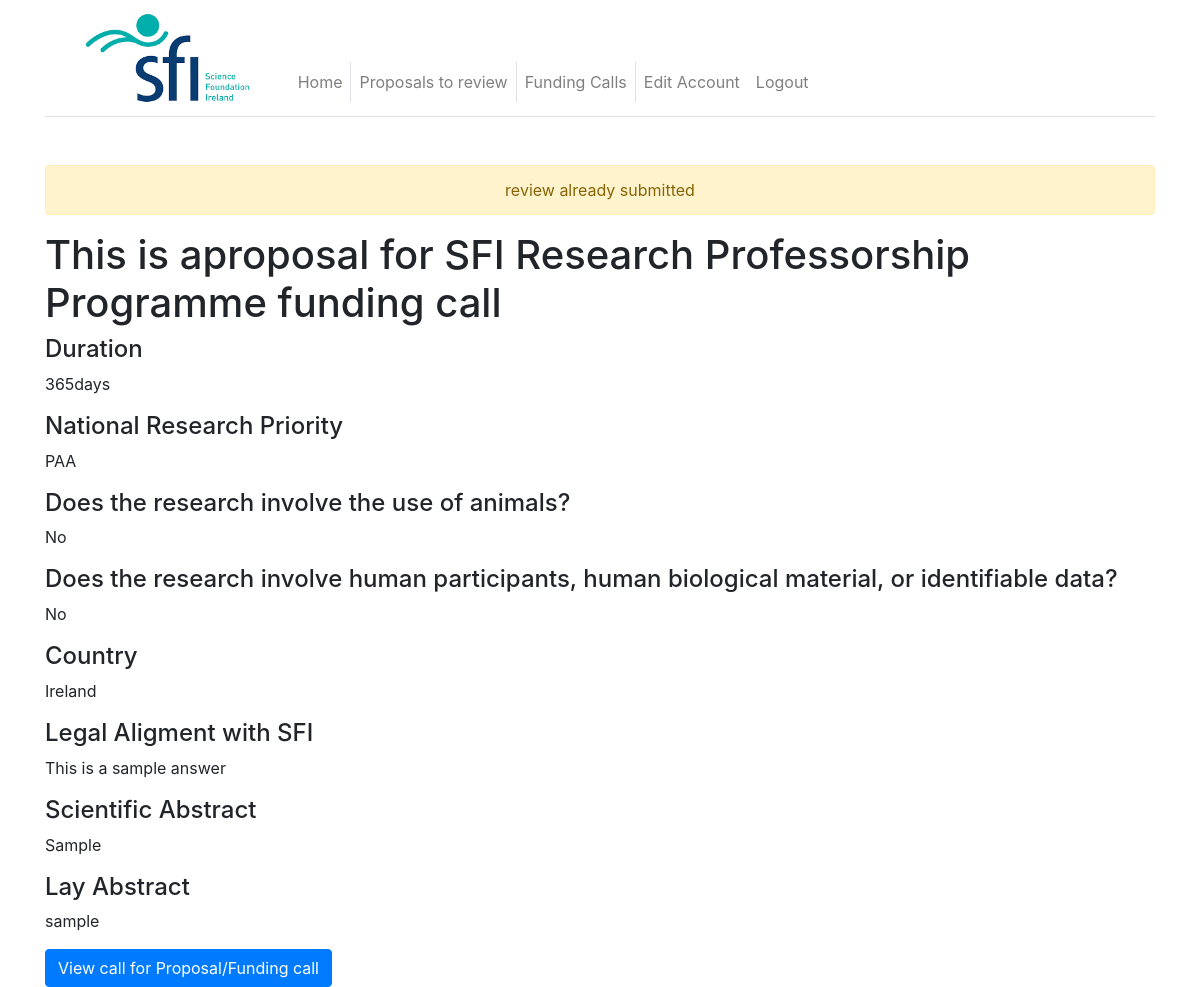
Page /applications/1 (signed in) on the committed database.
### app/models.py (models this page shows, shortened)
class GrantApplications(db.Model):
    id = db.Column(db.Integer, primary_key=True)
    user_id = db.Column(db.Integer, db.ForeignKey("user.id"))
    call_id = db.Column(db.Integer, db.ForeignKey("funding_call.id"))
    title = db.Column(db.Text)
    duration = db.Column(db.Text)
    nrp = db.Column(db.Text)
    ethical_q1 = db.Column(db.String)
    ethical_q2 = db.Column(db.String)
    country = db.Column(db.Text)
    coapps = db.Column(db.Text)
    collabs = db.Column(db.Text)
    legal_align = db.Column(db.Text)
    sci_abstract = db.Column(db.Text)
    lay_abstract = db.Column(db.Text)
    is_draft = db.Column(db.Boolean, default=False)
    is_pending = db.Column(db.Boolean, default=False)
    is_awarded = db.Column(db.Boolean,default=False)
    attachment = db.relationship("GrantApplicationAttachment")

### app/routes.py (the view)
@app.route("/applications/<grant_id>", methods=["GET", "POST"])
def view_application(grant_id):
    grant = GrantApplications.query.filter_by(id=grant_id).first_or_404()
    call = SfiProposalCalls.query.filter_by(id=grant.call_id).first()
    user = User.query.filter_by(id=grant.user_id).first()
    reviewer = FundingCallReviewers.query.filter_by(call_id=grant.call_id).first()
    awarded = Grants.query.filter_by(application_id=grant_id).first()
    getReviewInfo = Reviews.query.filter_by(proposal_id=grant_id).filter_by(reviewer_id=current_user.id).first()
    if not getReviewInfo and awarded is None and reviewer is not None and reviewer.reviewer_id == current_user.id:
        form = ReviewProposalForm()
        if form.validate_on_submit():
            review = Reviews(call_id=grant.call_id, proposal_id=grant_id, proposal_title=grant.title,
                             reviewer_id=reviewer.reviewer_id, user_id=grant.user_id, username=user.username,
                             desc=form.description.data, rating=form.rating.data)
            db.session.add(review)
            db.session.commit()
            flash("Your review has been successfully submitted.")
            return redirect(url_for("proposals_to_review"))
    else:
        form = None
        flash("review already submitted")
    return render_template("view_application.html", title="Grant Application", grant=grant, form=form,
                           getReviewInfo=getReviewInfo, call=call)

### app/models.py (called while the page is built)
@login.user_loader
def load_user(id):
    return User.query.get(int(id))

### app/routes.py (called while the page is built)
@app.before_request
def before_request():
    if current_user.is_authenticated:
        current_user.last_seen = datetime.utcnow()
        db.session.commit()

### app/templates/view_application.html (shortened to what this page needs)
{% extends "base.html" %}
{% block content %}
<h1>{{ grant.title }}</h1>
<h4>Duration</h4>
<p>{{ grant.duration }}</p>
<h4>National Research Priority</h4>
<p>{{ grant.nrp }}</p>
<h4>Does the research involve the use of animals?</h4>
<p>{{ grant.ethical_q1 }}</p>
<h4>Does the research involve human participants, human biological material, or identifiable data?</h4>
<p>{{ grant.ethical_q2 }}</p>
<h4>Country</h4>
<p>{{ grant.country }}</p>
<h4>Legal Aligment with SFI</h4>
<p>{{ grant.legal_align }}</p>
<h4>Scientific Abstract</h4>
<p>{{ grant.sci_abstract }}</p>
<h4>Lay Abstract</h4>
<p>{{ grant.lay_abstract }}</p>
<a class="btn btn-primary", href=" {{url_for('view_call', call_id=call.id) }} ">View call for Proposal/Funding call</a>
{% endblock %}

### rows in the picture
GrantApplications: title "This is aproposal for SFI Research Professorship Programme funding call", duration "365days", nrp "PAA", ethical_q1 "No", ethical_q2 "No", country "Ireland", legal_align "This is a sample answer", sci_abstract "Sample", lay_abstract "sample"

### other values in the picture
{{ message }} "review already submitted"
